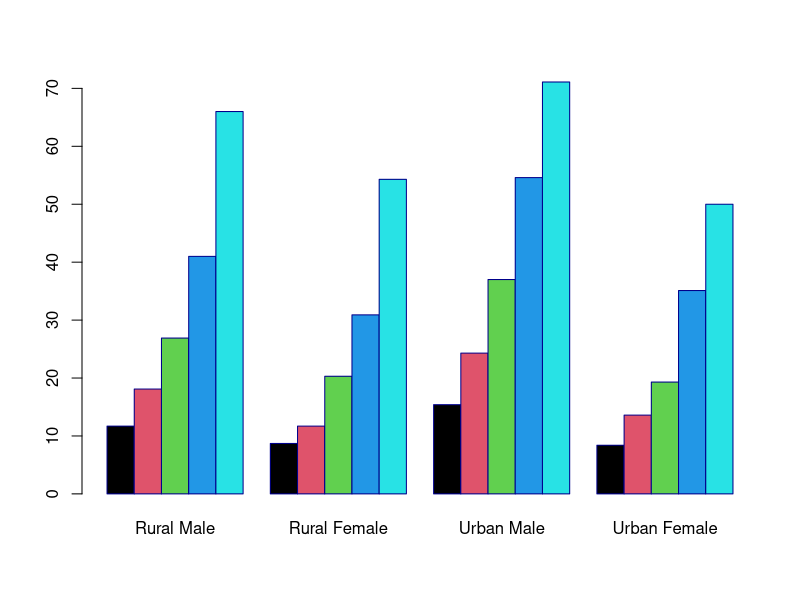

The R source for this figure:
## ---- chunk 1
library(datasets)
data(VADeaths)
barplot(VADeaths, border = "dark blue",beside=T,
        col=c(1,2,3,4,5)) 
